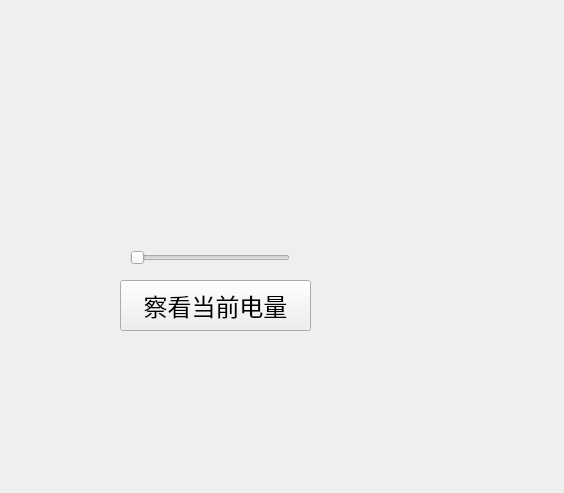
<?xml version="1.0" encoding="UTF-8"?>
<ui version="4.0">
 <class>Widget</class>
 <widget class="QWidget" name="Widget">
  <property name="geometry">
   <rect>
    <x>0</x>
    <y>0</y>
    <width>564</width>
    <height>493</height>
   </rect>
  </property>
  <property name="windowTitle">
   <string>Widget</string>
  </property>
  <widget class="QSlider" name="Slider">
   <property name="geometry">
    <rect>
     <x>130</x>
     <y>250</y>
     <width>160</width>
     <height>16</height>
    </rect>
   </property>
   <property name="orientation">
    <enum>Qt::Orientation::Horizontal</enum>
   </property>
  </widget>
  <widget class="Battery" name="battery" native="true">
   <property name="geometry">
    <rect>
     <x>90</x>
     <y>150</y>
     <width>241</width>
     <height>91</height>
    </rect>
   </property>
  </widget>
  <widget class="QPushButton" name="LookBtn">
   <property name="geometry">
    <rect>
     <x>120</x>
     <y>280</y>
     <width>191</width>
     <height>51</height>
    </rect>
   </property>
   <property name="font">
    <font>
     <pointsize>18</pointsize>
    </font>
   </property>
   <property name="text">
    <string>察看当前电量</string>
   </property>
  </widget>
 </widget>
 <customwidgets>
  <customwidget>
   <class>Battery</class>
   <extends>QWidget</extends>
   <header location="global">D:\qt_project\control\battery\Battery.h</header>
   <container>1</container>
  </customwidget>
 </customwidgets>
 <resources/>
 <connections/>
</ui>
